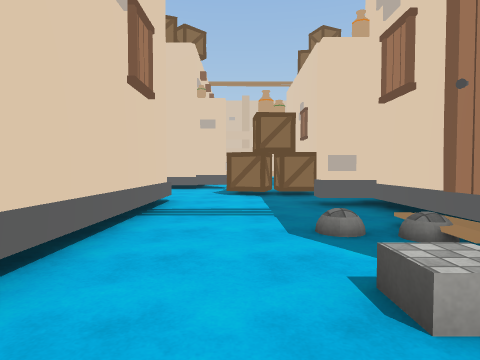
[1] (above)

24 first-person views from a walk through a Unity game level. The camera is 1.3 m above the floor, tilts 2° down and sees 75° across. The floor is counted in squares, 2 m on a side. Each view is taken from the middle of a square. On the plan, view 1 faces up. The plan holds only what a view shows up to about 10 squares ahead; the rest is blank. The place goes on beyond the plan. The player is left out. Some surface patterns are stand-ins.

[2]
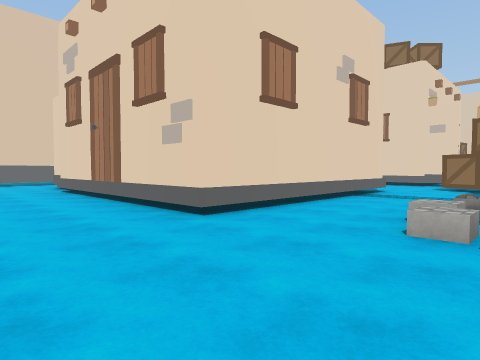

[3]
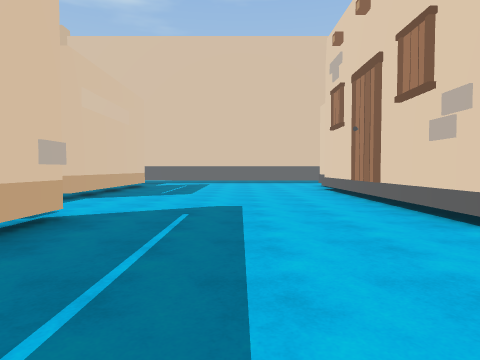

[4]
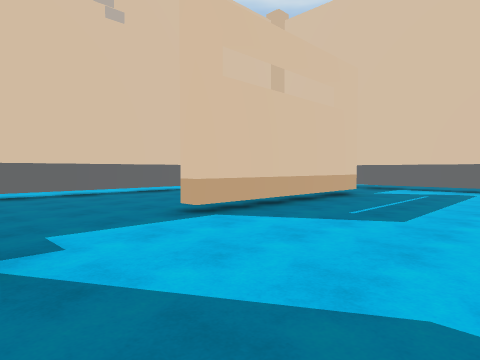

[5]
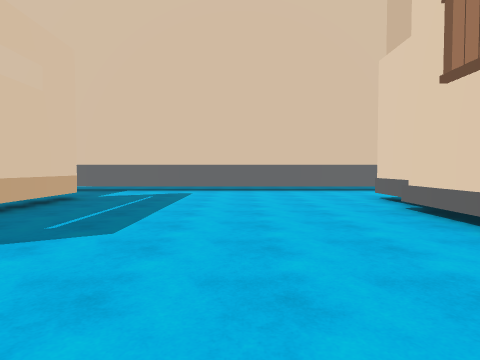

[6]
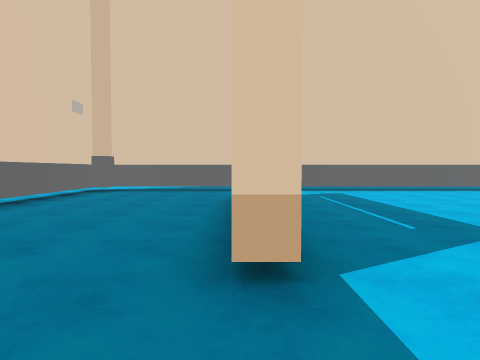

[7]
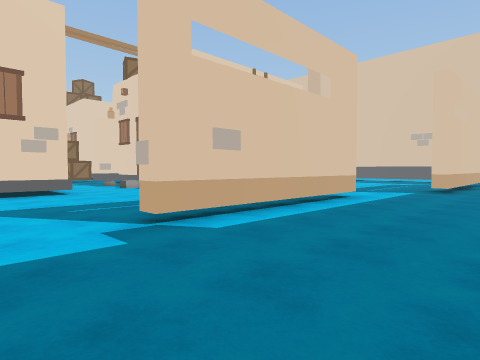

[8]
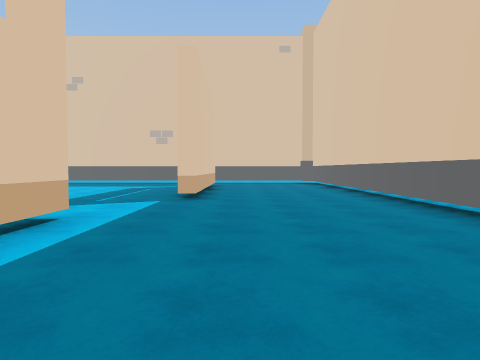

[9]
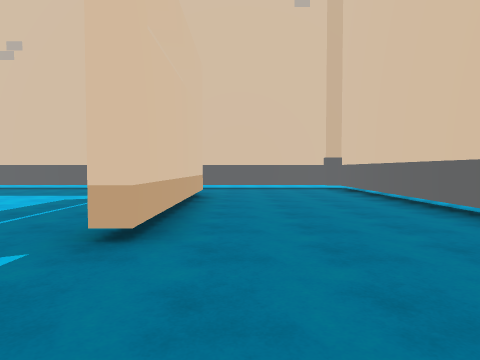

[10]
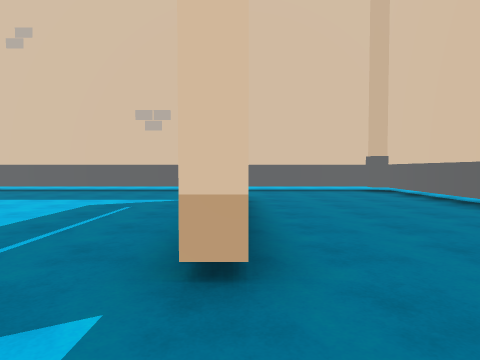

[11]
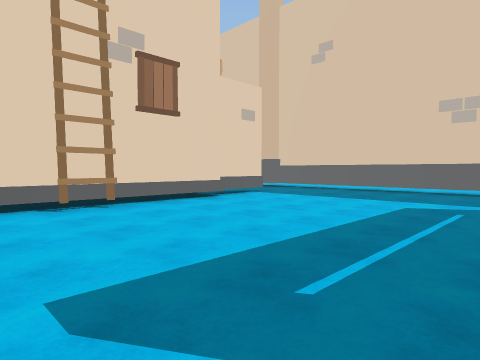

[12]
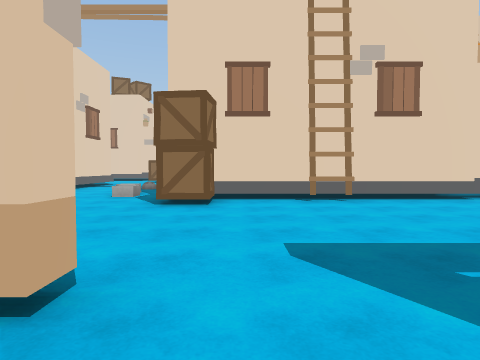

[13]
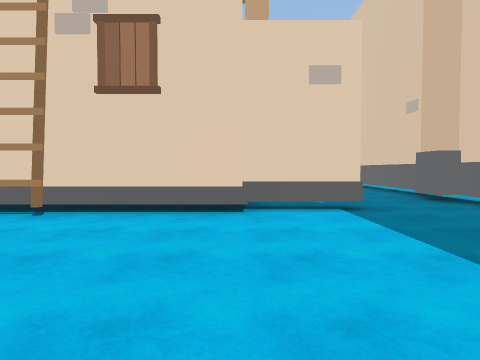

[14]
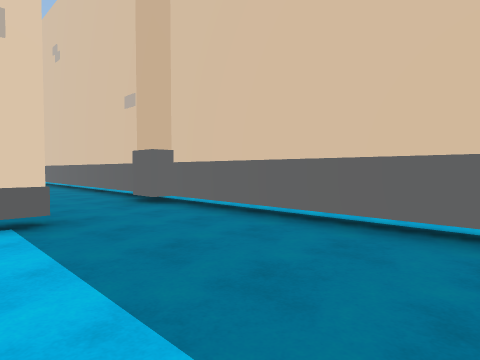

[15]
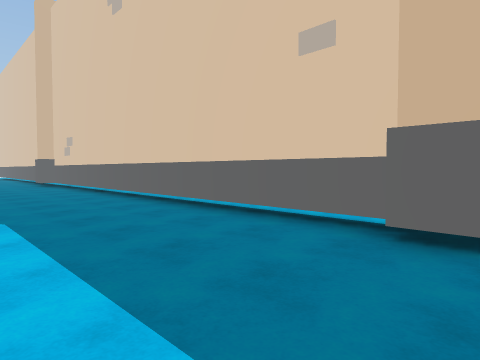

[16]
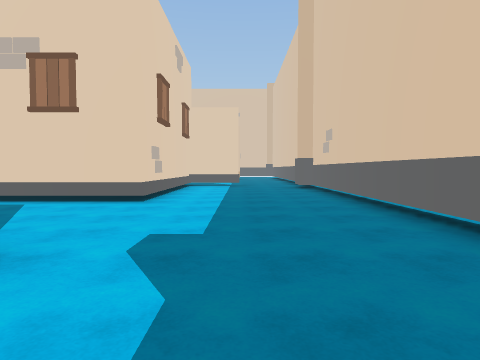

[17]
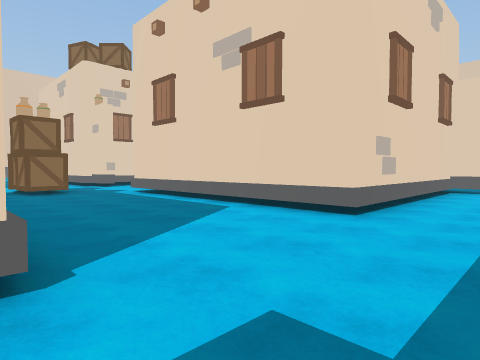

[18]
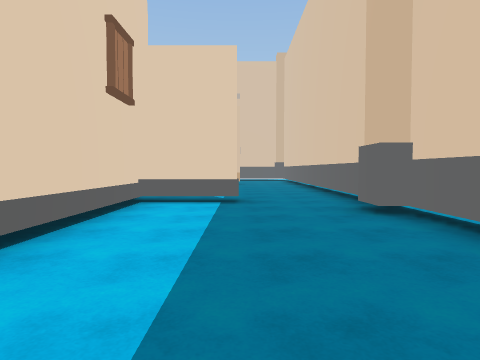

[19]
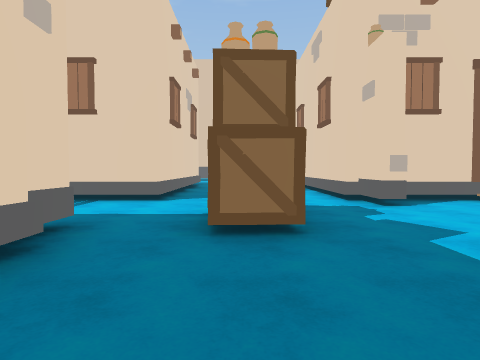

[20]
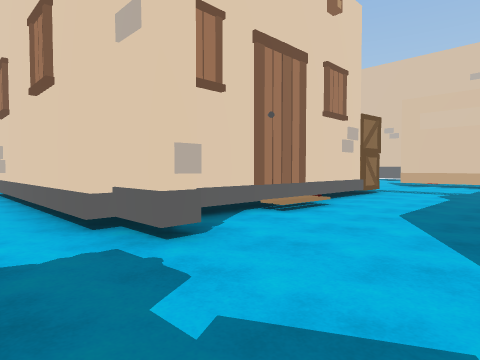

[21]
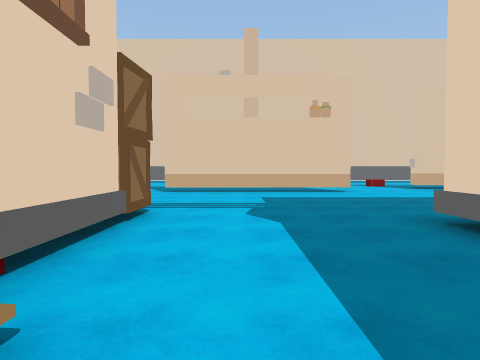

[22]
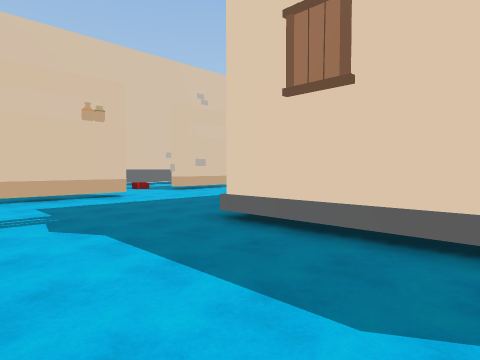

[23]
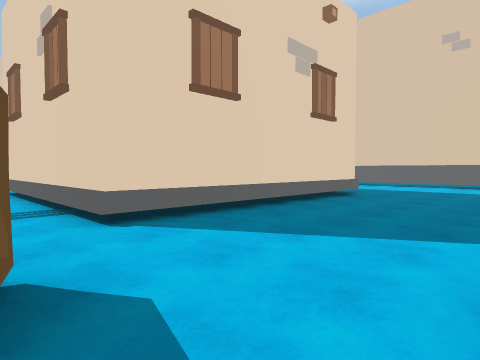

[24]
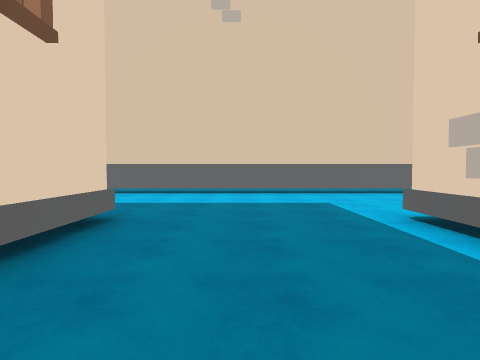

### Floor plan
Key: @ floor where view 1 was taken; # wall or solid block; . main floor; : floor 0.25 m higher than the main floor; / step, stairs or slope; B box; U building; O other object.
Columns run from 13 left of view 1 to 14 right of it. Each row starts with its distance up from view 1.
 23            ........
 22            # ##OO..
 21            ........
 20            ........     ...#
 19            .......      ...#
 18            .......      ...#
 17            B.....     .....#
 16            #....#     ##...#
 15            #....#     #...##
 14            #/...#     #....#
 13 #          #/...#     #....#
 12 #..        #....      #....#
 11 #....      #O...      U....#
 10 #.....U....................#
  9 #..........................#
  8 #............BBB...........#
  7 #..........................#
  6 #....#######...O#    U#....#
  5 #..  U     #....#      ....#
  4 #          #....#      ....#
  3            #..:U#      ....#
  2            #...        ...##
  1 #...       #../.       ....#
  0 #...########.@..########...#
 -1 #...............B..........#
 -2 #..........................#
 -3 #..........................#
 -4 #..........................#
 -5 #..........O#####..........#
 -6 #........................  #
 -7 #..######..........######..#
 -8 #..........................#
 -9 #..........................#
-10 #..........   .............#
-11 ##.........    ...........##
-12  ##########     ###########

Positions as (right, up) in squares from view 1, and headings:
1: (0, 0), facing up
2: (2, -3), facing up-left
3: (2, -3), facing left
4: (-2, -3), facing down-left
5: (-3, -3), facing left
6: (-3, -7), facing left
7: (-4, -9), facing up-right
8: (-1, -8), facing right
9: (3, -8), facing right
10: (4, -7), facing right
11: (4, -6), facing up-right
12: (4, -7), facing up
13: (9, -5), facing up
14: (10, -4), facing up-right
15: (10, 1), facing up-right
16: (11, 4), facing up
17: (11, 6), facing up-left
18: (11, 10), facing up
19: (5, 8), facing left
20: (2, 9), facing up-left
21: (0, 13), facing up
22: (-1, 13), facing up-right
23: (0, 10), facing down-left
24: (-4, 8), facing left
